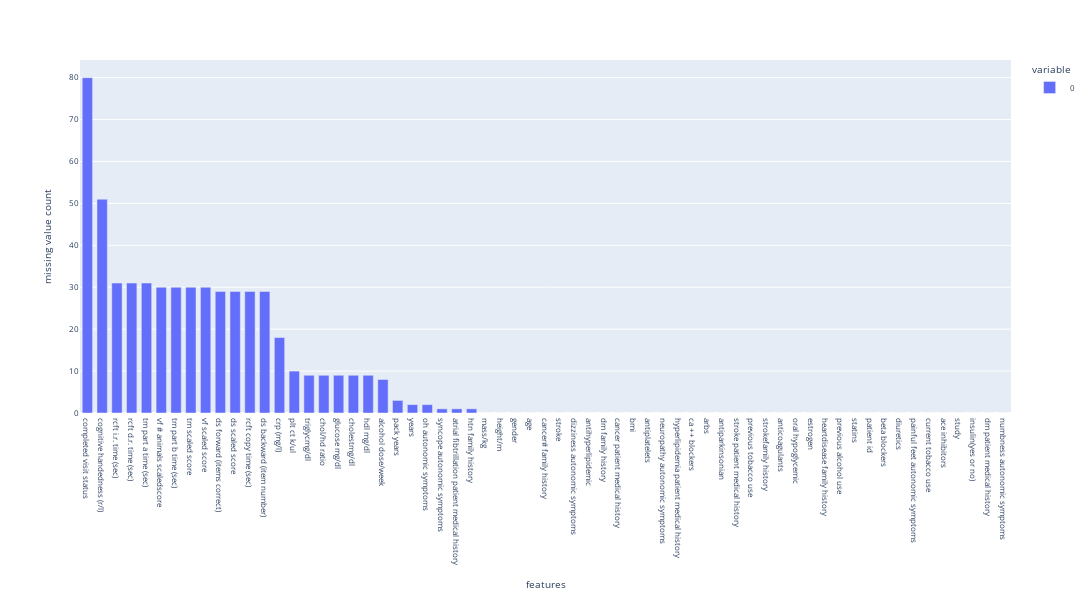

The notebook cell saved with this chart:
### Code cell
get_plot_na(merged_cognitive_test_v9[merged_cognitive_test_v9["study"]=="cerebral_perfusion_diabetes"],
            axis=0)

### Figure 1 — Plotly figure (JSON) as saved in the notebook; plotly's stock layout.template omitted (floating-point values rounded to 4 significant figures)
{"data": [{"alignmentgroup": "True", "hovertemplate": "variable=0<br>features=%{x}<br>missing value count=%{y}<extra></extra>", "legendgroup": "0", "marker": {"color": "#636efa", "pattern": {"shape": ""}}, "name": "0", "offsetgroup": "0", "orientation": "v", "showlegend": true, "textposition": "auto", "type": "bar", "x": ["completed visit status", "cognitive handedness (r/l)", "rcft i.r. time (sec)", "rcft d.r. time (sec)", "tm part a time (sec)", "vf # animals scaledscore", "tm part b time (sec)", "tm scaled score", "vf scaled score", "ds forward (items correct)", "ds scaled score", "rcft copy time (sec)", "ds backward (item number)", "crp (mg/l)", "plt ct k/ul", "triglycmg/dl", "chol/hd ratio", "glucose mg/dl", "cholestmg/dl", "hdl mg/dl", "alcohol dose/week", "pack years", "years", "oh autonomic symptoms", "syncope autonomic symptoms", "atrial fibtrillation patient medical history", "htn family history", "mass/kg", "height/m", "gender", "age", "cancer# family history", "stroke", "dizziness autonomic symptoms", "antihyperlipidemic", "dm family history", "cancer patient medical history", "bmi", "antiplatelets", "neuropathy autonomic symptoms", "hyperlipidemia patient medical history", "ca ++ blockers", "arbs", "antiparkinsonian", "stroke patient medical history", "previous tobacco use", "strokefamily history", "anticoagulants", "oral hypoglycemic", "estrogen", "heartdisease family history", "previous alcohol use", "statins", "patient id", "beta blockers", "diuretics", "painful feet autonomic symptoms", "current tobacco use", "ace inhibitors", "study", "insulin(yes or no)", "dm patient medical history", "numbness autonomic symptoms"], "xaxis": "x", "y": [80, 51, 31, 31, 31, 30, 30, 30, 30, 29, 29, 29, 29, 18, 10, 9, 9, 9, 9, 9, 8, 3, 2, 2, 1, 1, 1, 0, 0, 0, 0, 0, 0, 0, 0, 0, 0, 0, 0, 0, 0, 0, 0, 0, 0, 0, 0, 0, 0, 0, 0, 0, 0, 0, 0, 0, 0, 0, 0, 0, 0, 0, 0], "yaxis": "y"}], "layout": {"bargap": 0.3, "barmode": "relative", "font": {"size": 8}, "height": 600, "legend": {"title": {"text": "variable"}, "tracegroupgap": 0}, "margin": {"t": 60}, "width": 2000, "xaxis": {"anchor": "y", "domain": [0, 1], "title": {"text": "features"}}, "yaxis": {"anchor": "x", "domain": [0, 1], "title": {"text": "missing value count"}}}}
